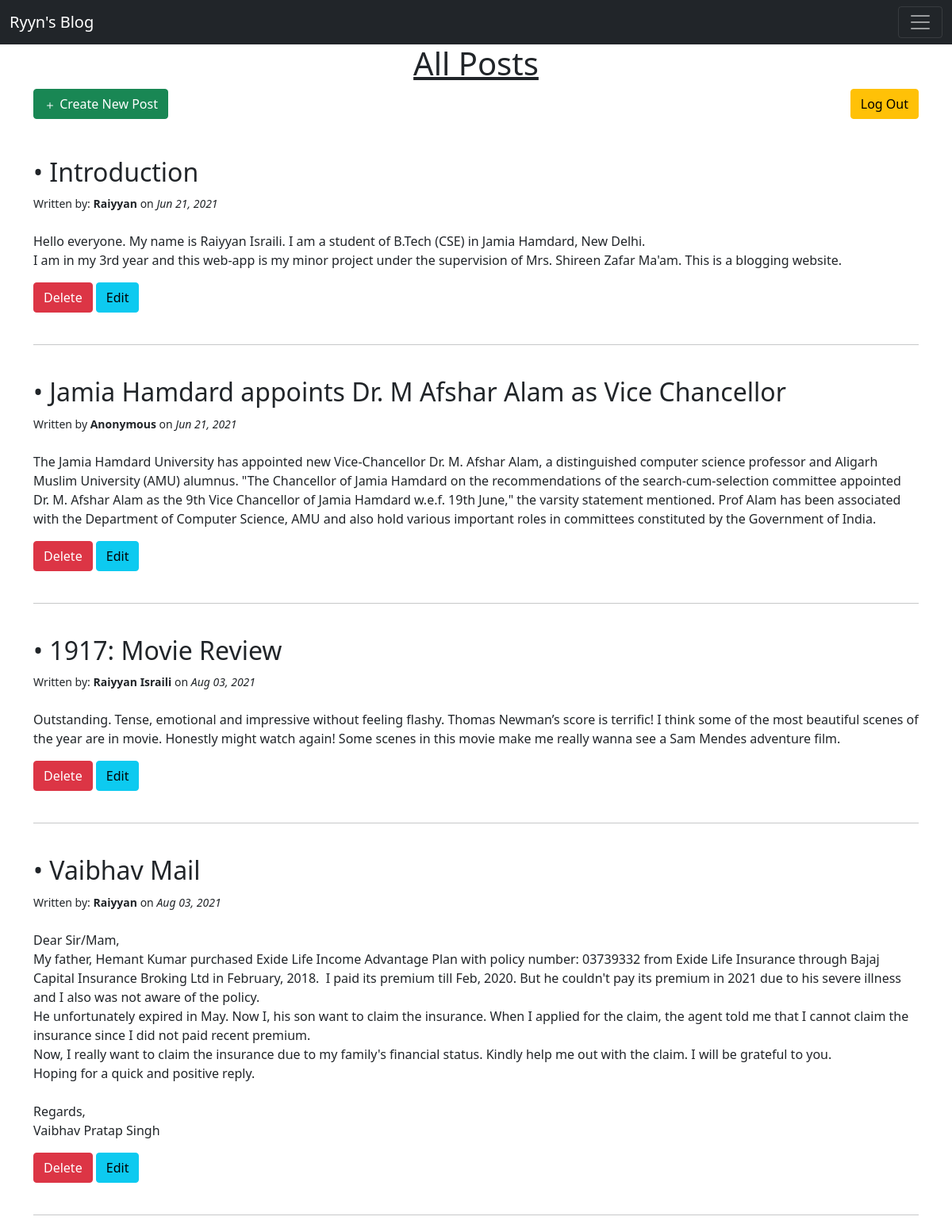
/admin, run on an earlier commit of the app's database.
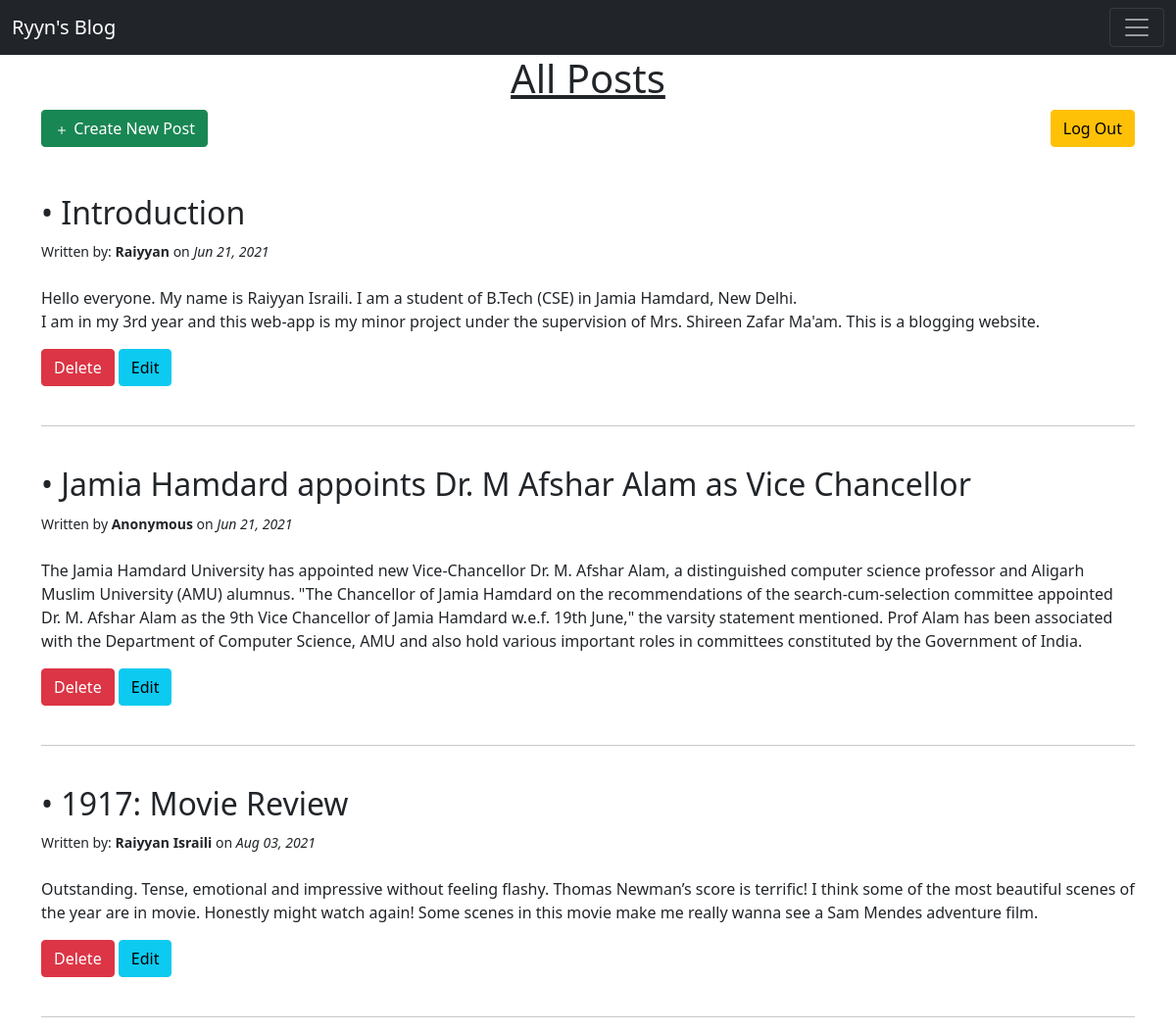
And on a later commit of the database.
### app.py (models this page shows, shortened)
class BlogPost(db.Model):
    id = db.Column(db.Integer, primary_key=True)
    title = db.Column(db.String(100), nullable=False)
    content = db.Column(db.Text, nullable=False)
    author = db.Column(db.String(20), nullable=False, default='Anonymous')
    date_posted = db.Column(db.DateTime, nullable=False, default=datetime.now())

### app.py (the view)
@app.route('/admin', methods=['GET', 'POST'])
def admin():
    all_posts = BlogPost.query.order_by(BlogPost.date_posted).all()
    return render_template('admin.html', posts=all_posts)

### templates/admin.html (shortened to what this page needs)
{% extends 'base.html' %}
{% block body %}
<h1 id="all-post">All Posts</h1>
<div>
<a style="float: right;" class="btn btn-warning" href="/">Log Out</a>
</div>
    <div class="new-post">
    <a class="btn btn-success" href="/admin/new_post">
        <svg xmlns="http://www.w3.org/2000/svg" width="16" height="16" fill="currentColor" class="bi bi-plus" viewBox="0 0 16 16">
            <path d="M8 4a.5.5 0 0 1 .5.5v3h3a.5.5 0 0 1 0 1h-3v3a.5.5 0 0 1-1 0v-3h-3a.5.5 0 0 1 0-1h3v-3A.5.5 0 0 1 8 4z"/>
        </svg> Create New Post</a>
    </div>
    <br>
    {% for post in posts %}
        <br>
        <h2>&bull; {{ post.title }}</h2>
        {% if post.author %}
            <small>Written by: <b>{{ post.author }}</b> on <i>{{post.date_posted.strftime('%b %d, %Y')}}</i></small>
        {% else %}
            <small>Written by <b>Anonymous</b> on <i>{{post.date_posted.strftime('%b %d, %Y')}}</i></small>
        {% endif %}
        <br>
        <br>
        <p style="white-space: pre-wrap;">{{ post.content }}</p>
        <a class="btn btn-danger" href='/admin/delete/{{post.id}}'>Delete</a>
        <a class="btn btn-info" href='/admin/edit/{{post.id}}'>Edit</a>
        <br>
        <br>
        <hr>
    {% endfor%}
{% endblock %}

### templates/base.html (shortened to what this page needs)
<!DOCTYPE html>
<html lang="en">
<head>
    <link href="https://cdn.jsdelivr.net/npm/bootstrap@5.0.1/dist/css/bootstrap.min.css" rel="stylesheet">
    <link rel="stylesheet" type="text/css" href="{{ url_for('static', filename='/css/main.css') }}">
</head>
<body>
    <nav class="navbar navbar-dark bg-dark" aria-label="First navbar example">
    <div class="container-fluid">
        <a class="navbar-brand" href="/">Ryyn's Blog</a>
        <button class="navbar-toggler" type="button" data-bs-toggle="collapse" data-bs-target="#navbarsExample01" aria-controls="navbarsExample01" aria-expanded="false" aria-label="Toggle navigation">
        <span class="navbar-toggler-icon"></span>
        </button>
    </div>
    </nav>
    <div class="container">
        {% block body %} {% endblock %}
    </div>
</body>
</html>

### static/css/main.css (style rules this page uses)
#all-post { text-align: center; text-decoration: underline; }

What changed in the data, as far as the page shows it:
removed BlogPost: title "Vaibhav Mail", author "Raiyyan", date_posted "Aug 03, 2021", content "Dear Sir/Mam, My father, Hemant Kumar purchased Exide Life Income Advantage Plan with policy number: 03739332 from Exide Life Insurance through Bajaj Capital Insurance Broking Ltd in February, 2018. I paid its premium till Feb, 2020. But he couldn't pay its premium in 2021 due to his severe illness and I also was not aware of the policy. He unfortunately expired in May. Now I, his son want to claim the insurance. When I applied for the claim, the agent told me that I cannot claim the insurance since I did not paid recent premium. Now, I really want to claim the insurance due to my family's financial status. Kindly help me out with the claim. I will be grateful to you. Hoping for a quick and…"
